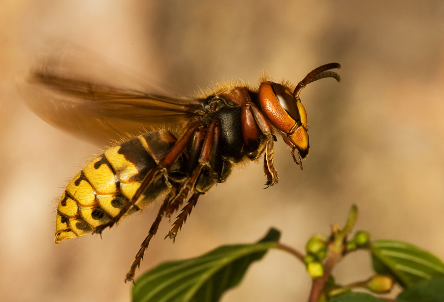
#> input picture cv09/Cv09_obr.bmp, 444 x 302 px
$ python cv09.py
#> lines starting #> are read from the running program, lines starting #| are printed output that depends on the picture
"""
neposilat na email, ukazat cv 26.4.2018
"""

import numpy as np
import matplotlib.pyplot as plt
import cv2

def nacteni_dat(cesta):

#> called with cesta = './Cv09_obr.bmp'
    bgr = cv2.imread(cesta)
#> bgr is the input picture: shape (302, 444, 3); mean B, G, R 70.5, 125, 164.3
    rgb = cv2.cvtColor(bgr, cv2.COLOR_BGR2RGB)
    return rgb

if __name__ == "__main__":

    im = nacteni_dat("./Cv09_obr.bmp")
    z = np.zeros(np.shape(im[:,:,0])).astype('uint8')

    r = im[:,:,0]
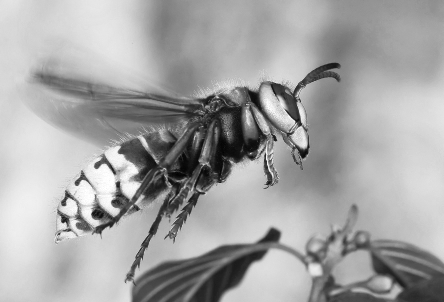
#> r: shape (302, 444); min 2, max 255, mean 164.3
    g = im[:,:,1]
    b = im[:,:,2]
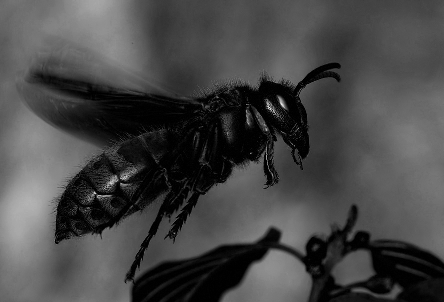
#> b: shape (302, 444); min 0, max 231, mean 70.5
    r = np.transpose([r,z,z],(1,2,0))
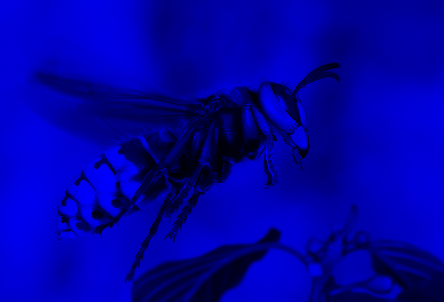
#> r: shape (302, 444, 3); mean of channels 0, 1, 2 164.3, 0, 0; drawn as B, G, R
    g = np.transpose([z,g,z],(1,2,0))
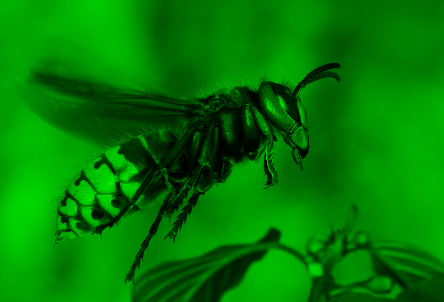
#> g: shape (302, 444, 3); mean of channels 0, 1, 2 0, 125, 0; drawn as B, G, R
    b = np.transpose([z,z,b],(1,2,0))
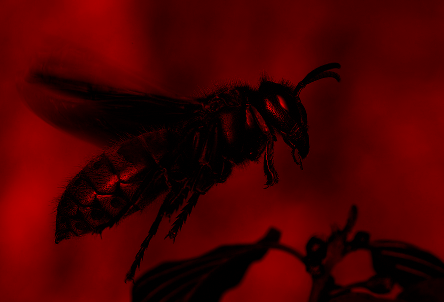
#> b: shape (302, 444, 3); mean of channels 0, 1, 2 0, 0, 70.5; drawn as B, G, R

    gray = cv2.cvtColor(im, cv2.COLOR_RGB2GRAY)

    plt.figure()
    plt.subplot(2, 2, 1)
    plt.title('Red')
    plt.imshow(r)
    plt.subplot(2, 2, 2)
    plt.title('Green')
    plt.imshow(g)
    plt.subplot(2, 2, 3)
    plt.title('Blue')
    plt.imshow(b)
    plt.subplot(2, 2, 4)
    plt.title('Grayscale')
    plt.imshow(gray, cmap='gray')
    plt.show()

    r = im[:,:,0]
    g = im[:,:,1]
    b = im[:,:,2]
    r = r.flatten().astype('int32')
    g = g.flatten().astype('int32')
    b = b.flatten().astype('int32')

    stredni_vektor = ((1.0/3.0) * np.add(r, np.add(g,b))).astype('int32')

    ri = np.subtract(r,stredni_vektor)
    bi = np.subtract(g,stredni_vektor)
    gi = np.subtract(b,stredni_vektor)

    W = np.zeros((np.shape(ri)[0],3)).astype('int32')
    W[:,0] = ri
    W[:,1] = gi
    W[:,2] = bi

    covm = np.dot(np.transpose(W), W)
    lambdas, vectors = np.linalg.eig(covm)
#> lambdas = [648959623.9, 33827.5, 11690374.6]

    #kontrola rovnosti eig A1=A2
    A1 = np.dot(lambdas[0], vectors[:,0])
#> A1 = [-433133412.2, 480062836.2, -55531198.3]
    A2 = np.dot(covm, vectors[:,0])
#> A2 = [-433133412.2, 480062836.2, -55531198.3]


    # Matice Ep (M x M)
    Ep = np.zeros((3,3))

    #Ep vytvořená z vlastních vektorů setříděných dle vlastních čísel:
    min_e = np.inf
    index_min = 0
    for i in range(0, len(lambdas)):
        for j in range(0, len(lambdas)):
            if lambdas[j] < min_e:
                min_e = lambdas[j]
                index_min = j

        Ep[:,i] = vectors[:,index_min]
        lambdas[index_min] = np.inf
        min_e = np.inf
#> after the loop, index_min = 0; lambdas = [inf, inf, inf]

    #vlastni prostor
    E = np.dot(W,Ep)

    #unflatten
    K1 = np.reshape(E[:, 0] + stredni_vektor, (np.shape(im[:,:,0])))
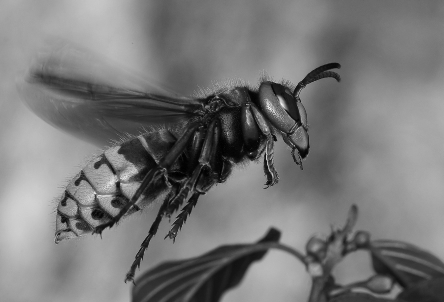
#> K1: shape (302, 444) float64; min 0.981, max 240.9, mean 119.7
    K2 = np.reshape(E[:, 1] + stredni_vektor, (np.shape(im[:,:,0])))
    K3 = np.reshape(E[:, 2] + stredni_vektor, (np.shape(im[:,:,0])))
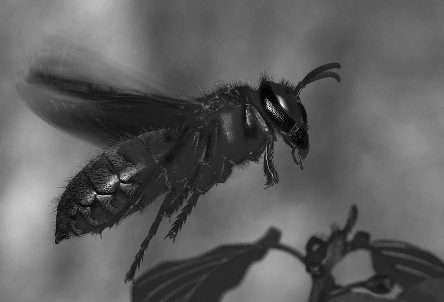
#> K3: shape (302, 444) float64; min -48.92, max 226.9, mean 53; drawn with min black and max white

    #plot K1 - K3
    plt.figure()
    plt.subplot(2, 2, 1)
    plt.title('Original')
    plt.imshow(im)
    plt.subplot(2, 2, 2)
    plt.title('K1')
    plt.imshow(K1, cmap='gray')
    plt.subplot(2, 2, 3)
    plt.title('K2')
    plt.imshow(K2, cmap='gray')
    plt.subplot(2, 2, 4)
    plt.title('K3')
    plt.imshow(K3, cmap='gray')
    plt.show()

    #compare Grayscale original and K1
    plt.figure()
    plt.subplot(1, 2, 1)
    plt.title('K1')
    plt.imshow(K1, cmap='gray')
    plt.subplot(1, 2, 2)
    plt.title('Grayscaled original')
    plt.imshow(gray, cmap='gray')
    plt.show()
